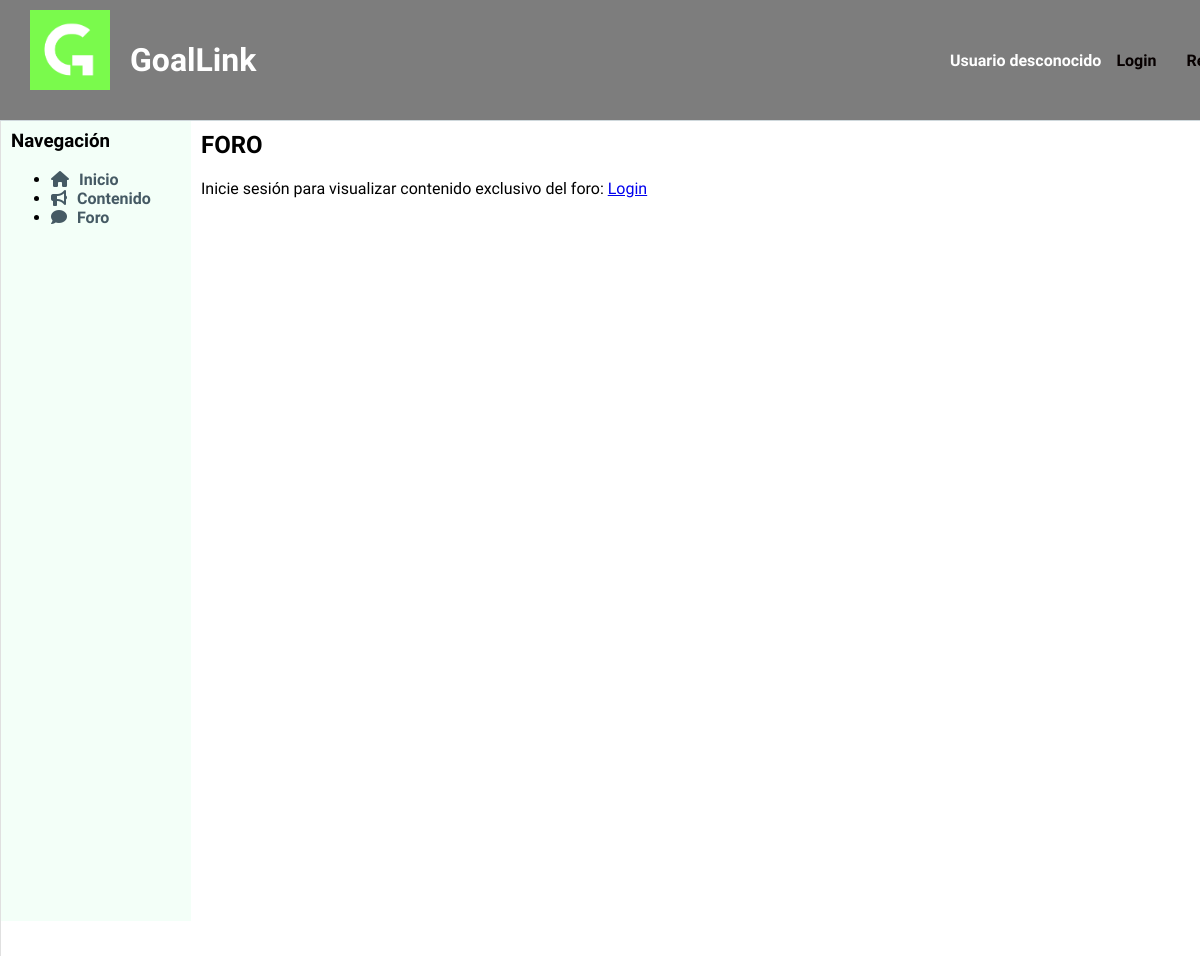
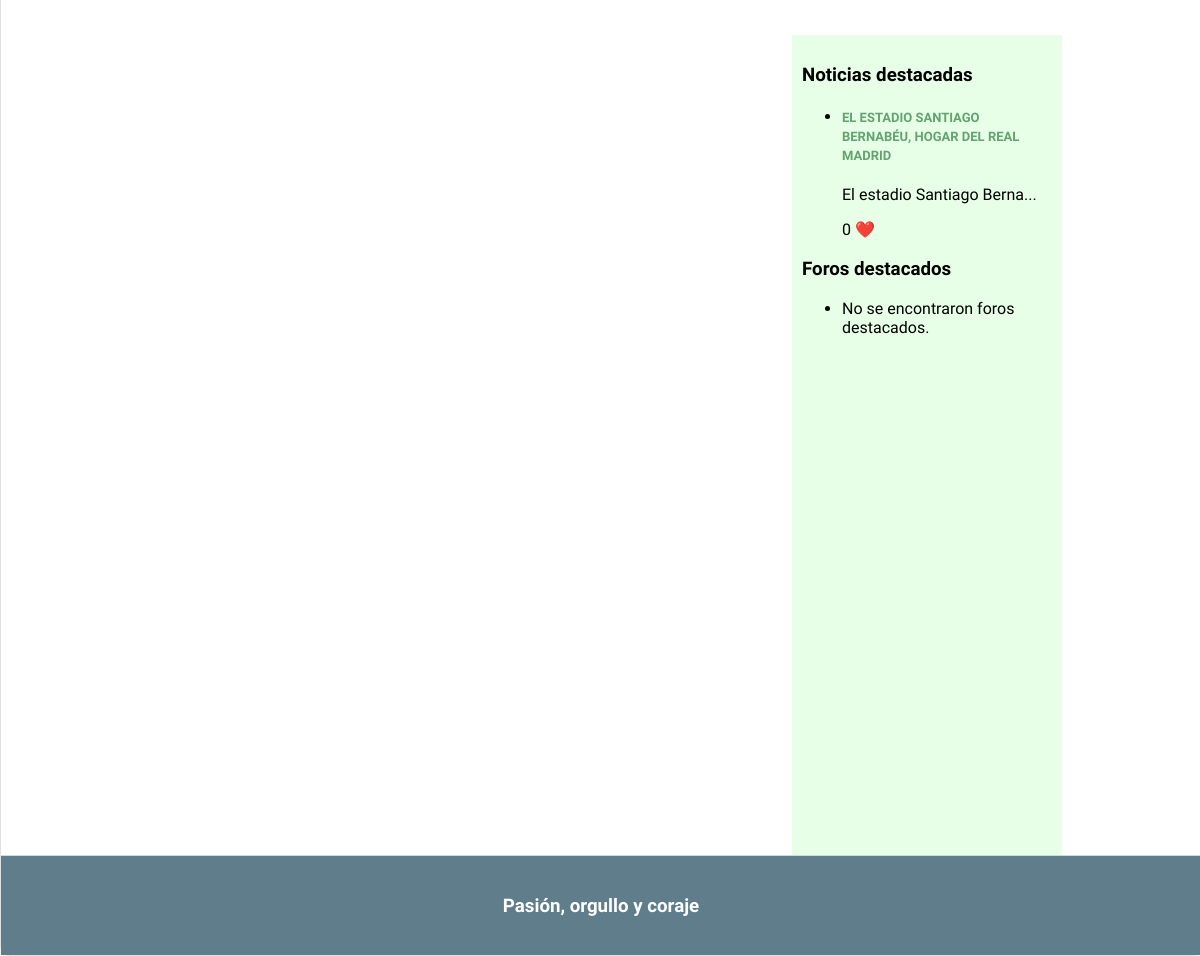
Screenshot of /foro.php with the database file from the repository (2 pictures, top to bottom).
### tables this page shows
CREATE TABLE `noticia` (
  `id` int(11) NOT NULL,
  `titulo` varchar(100) NOT NULL,
  `id_autor` int(11) DEFAULT NULL,
  `contenido` text DEFAULT NULL,
  `fecha` date NOT NULL,
  `likes` int(11) DEFAULT 0,
  `destacado` tinyint(1) NOT NULL DEFAULT 0,
  `imagen1` varchar(255) DEFAULT NULL,
  `liga` varchar(20) DEFAULT NULL
);

### includes/src/Aplicacion.php (called while the page is built, shortened)
<?php
class Aplicacion
{
    private $dirInstalacion;
    private $inicializada;
    private function __construct()
    {
        $this->inicializada = false;
    }
    public function init($bdDatosConexion, $rutaApp = '/', $dirInstalacion = __DIR__)
    {
        if (!$this->inicializada) {
            $this->dirInstalacion = $dirInstalacion;
            $this->inicializada = true;
        }
    }
    public function doInclude($path = '')
    {
        $params = array();
        $this->doIncludeInterna($path, $params);
    }
    private function doIncludeInterna($path, &$params)
    {
        include($this->dirInstalacion . $path);
    }
    public function generaVista(string $rutaVista, &$params)
    {
        $params['app'] = $this;
        $rutaVista = "/Vistas{$rutaVista}";
        $this->doIncludeInterna($rutaVista, $params);
    }
}

### includes/src/noticias/noticiaModel.php (called while the page is built, shortened)
<?php
class Noticia
{
    private $id;
    private $titulo;
    private $contenido;
    private $likes;
    public function __construct($id, $id_autor, $titulo, $contenido, $fecha, $likes, $destacado, $liga,  $imagen1=NULL)
    {
        $this->id = $id;
        $this->titulo = $titulo;
        $this->contenido = $contenido;
        $this->likes = $likes;
        if ($imagen1 !== NULL) {
            $this->imagen1 = file_get_contents($imagen1);
        }
    }
    public static function listaDestacados($n) {
        $app = Aplicacion::getInstance();
        $conn = $app->getConexionBd();
        $result = $conn->query("SELECT * FROM noticia WHERE destacado>=$n");
        if($result && $result->num_rows>0){
            while($array=$result->fetch_assoc()){
                $noticia= new Noticia($array["id"], $array["id_autor"], $array["titulo"], $array["contenido"], $array["fecha"], $array["likes"], $array["destacado"], $array["liga"],$array["imagen1"] );
                $lista[]=$noticia;
            }
            usort($lista, array('es\ucm\fdi\aw\noticias\Noticia', 'compararFechas'));
            return $lista;
        }
        return NULL;
    }
    public function getId()
    {
        return $this->id;
    }
    public function getTitulo()
    {
        return $this->titulo;
    }
    public function getContenido()
    {
        return $this->contenido;
    }
    public function getLikes()
    {
        return $this->likes;
    }
}

### includes/model/foroModel.php (called while the page is built, shortened)
<?php
class Foro
{
    public static function listaDestacados($n) {
        $conn = new mysqli('localhost', 'root', '', 'goallink_1');
        $result = $conn->query("SELECT * FROM foro WHERE destacado>=$n");
        return NULL;
    }
}

### includes/comun/sidebarDer.php (the view, shortened to what this page needs)
<aside id="sidebarDer">
    <h3>Noticias destacadas</h3>
    <ul>
        <?php
            require_once "includes/src/noticias/noticiaModel.php";
            $noticiasDestacadas = Noticia::listaDestacados(1);
            if ($noticiasDestacadas != NULL) {
                foreach ($noticiasDestacadas as $noticia) {
                    echo "<li>";
                    echo "<h4 class='titulo-noticia-BarraLateral'><a href='noticiaDinamica.php?id=" . $noticia->getId() . "'>" . $noticia->getTitulo() . "</a></h4>";
                    echo "<p>" . substr($noticia->getContenido(), 0, 25) . "..."."</p>";
                    echo "<p>" . $noticia->getLikes() . " <span style='color: red;'>&#10084;&#65039;</span></p>";
                    echo "</li>";
                }
            }
            else {
                echo "<li>No se encontraron noticias destacadas.</li>";
            }
        ?>
    </ul>
    <h3>Foros destacados</h3>
    <ul>
        <?php
            require "includes/model/foroModel.php";
            $forosDestacados = Foro::listaDestacados(1);
            if ($forosDestacados != NULL) {
                foreach ($forosDestacados as $foro) {
                    echo "<li>";
                    echo "<h4>" . $foro->getTitulo() . "</h4>";
                    echo "<p>" . $foro->getDescripcion() . "</p>";
                    echo "<p>" . $foro->getLikes() . " <span style='color: red;'>&#10084;&#65039;</span></p>";
                    echo "</li>";
                }
            } else {
                echo "<li>No se encontraron foros destacados.</li>";
            }
        ?>
    </ul>
</aside>

### CSS/estilo.css (style rules this page uses)
body { background-color: #f5f5f5; margin: 0; font-family: 'Signika Negative', sans-serif; }
aside { padding: 10px; float: right; width: 250px; height: 800px; background-color: #e6ffe6; margin-top: 70px; margin-right: 139px; }
.titulo-noticia-BarraLateral a { text-decoration: none; font-family: 'Signika Negative', sans-serif; font-size: 13px; color: #62a370; font-weight: bold; text-transform: uppercase; }

### rows the page displays
noticia: titulo "EL ESTADIO SANTIAGO BERNABÉU, HOGAR DEL REAL MADRID", contenido "El estadio Santiago Berna", likes "0"
